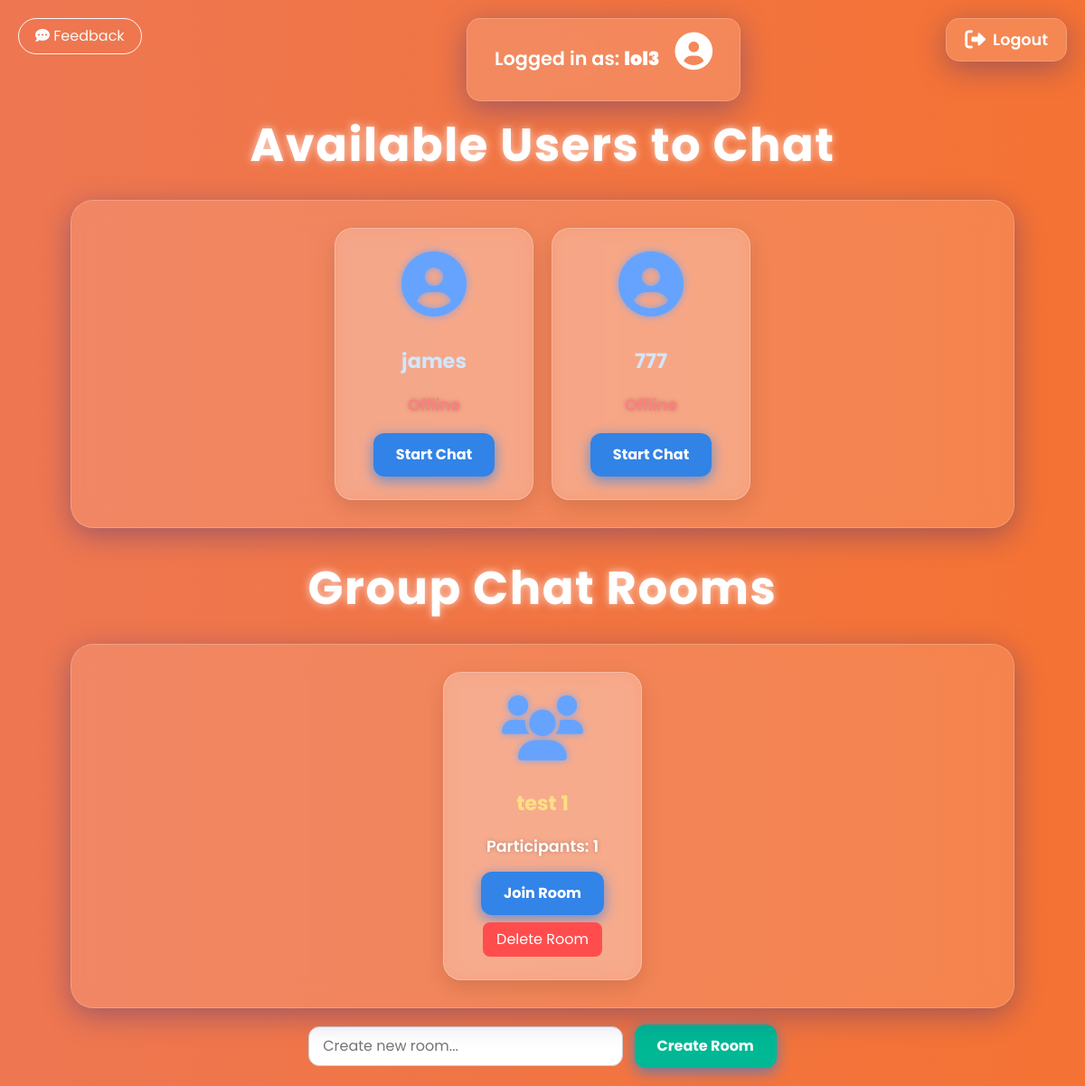
Before: /chat/ (signed in) with the older database file.
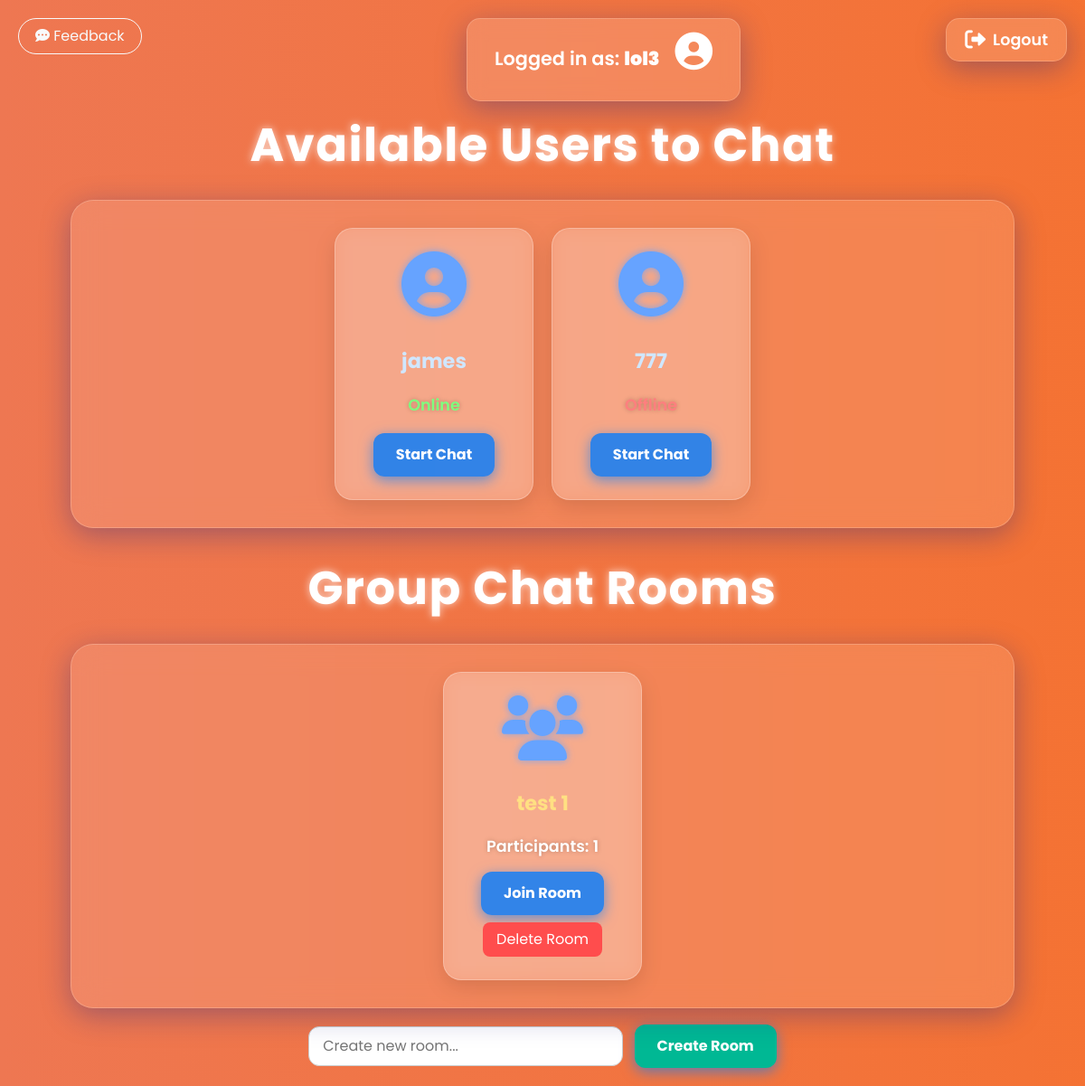
After: the same page with the newer database file.
### c_application/models.py (models this page shows, shortened)
class CustomUser(AbstractUser):
    is_online = models.BooleanField(default=False)

class ChatRoom(models.Model):
    name = models.CharField(max_length=100, unique=True)
    participants = models.ManyToManyField(settings.AUTH_USER_MODEL, related_name='chat_rooms')

### c_application/views.py (the view, shortened to what this page needs)
# urls.py: path('chat/', views.chat_home, name='chat_home'),
def chat_home(request):
    users = User.objects.exclude(id=request.user.id)
    rooms = ChatRoom.objects.all()
    unread_counts = {
        user.id: Message.objects.filter(sender=user, recipient=request.user, read=False).count()
        for user in users
    }
    room_unread_counts = {
        room.id: Message.objects.filter(
            room=room,
            recipient__isnull=True,  # group messages
            read=False
        ).exclude(sender=request.user).count()
        for room in rooms
    }
    return render(request, 'chat/chat_home.html', {
        'users': users,
        'rooms': rooms,
        'unread_counts': unread_counts,
        'room_unread_counts': room_unread_counts,
        'request_user': request.user,
    })

### c_application/templatetags/custom_filters.py (called while the page is built)
@register.filter
def get_item(dictionary, key):
    return dictionary.get(key)

### c_application/templates/chat/chat_home.html (shortened to what this page needs)
<!DOCTYPE html>
<html>
<head>
    <link rel="stylesheet" href="https://cdnjs.cloudflare.com/ajax/libs/font-awesome/6.0.0-beta3/css/all.min.css" />
    <link href="https://cdn.jsdelivr.net/npm/bootstrap@5.3.0/dist/css/bootstrap.min.css" rel="stylesheet">
</head>
<body>
    {% load custom_filters %}
    <button id="feedback-btn" class="btn btn-outline-light" style="position:fixed;top:20px;left:20px;z-index:20;border-radius:50px;padding:7px 18px;font-size:1em;">
        <i class="fas fa-comment-dots"></i> <span>Feedback</span>
    </button>
    <div class="current-user">
    <p>
        Logged in as: <strong>{{ request.user.username }}</strong>
        {% if request.user.profile_image %}
            <img src="{{ request.user.profile_image.url }}" alt="profile image"
                style="width:38px;height:38px;border-radius:50%;object-fit:cover;vertical-align:middle;margin-left:12px;">
        {% else %}
            <i class="fas fa-user-circle" style="font-size:2em;margin-left:12px;"></i>
        {% endif %}
    </p>
</div>
    <div class="logout">
        <a href="{% url 'logout' %}">
            <i class="fas fa-sign-out-alt"></i> Logout
        </a>
    </div>
    <div class="main-content">
        <h2>Available Users to Chat</h2>
        <div class="user-list" style="justify-content: center; align-items: center;">
        {% for user in users %}
            <div class="user-card" style="position:relative;">
                <div style="margin-bottom: 18px;">
                    {% if user.profile_image %}
                        <img src="{{ user.profile_image.url }}" alt="profile image" style="width:70px;height:70px;border-radius:50%;object-fit:cover;">
                    {% else %}
                        <i class="fas fa-user-circle"></i>
                    {% endif %}
                </div>
                <div style="margin-bottom: 10px;">
                    <a href="{% url 'chat' user.id %}">{{ user.username }}</a>
                </div>
                <div class="user-status" style="margin-bottom: 18px;">
                    {% if user.is_online %}
                        <span style="color: #7fff7f;">Online</span>
                    {% else %}
                        <span style="color: #ff7f7f;">Offline</span>
                    {% endif %}
                </div>
                <button onclick="startChat('{{ user.id }}')" class="chat-button">Start Chat</button>
            </div>
        {% endfor %}
        </div>
        <h2 style="margin-top: 36px;">Group Chat Rooms</h2>
        <div class="user-list" style="justify-content: center; align-items: center;">
            {% if rooms %}
                {% for room in rooms %}
                    <div class="user-card" style="background:rgba(255,255,255,0.22);">
                        <i class="fas fa-users"></i>
                        <div style="margin: 16px 0 10px 0;">
                            <a href="{% url 'room_detail' room.id %}" style="color: #ffe082;">{{ room.name }}</a>
                        </div>
                        <div class="user-status" style="margin-bottom: 14px;">
                            Participants: {{ room.participants.count }}
                        </div>
                        <button onclick="window.location.href='{% url 'room_detail' room.id %}'" class="chat-button">
                            Join Room
                        </button>
                        <form method="POST" action="{% url 'delete_room' room.id %}" style="margin-top:8px;">
                            <button type="submit" style="background: #ff4d4d; color: #fff; border-radius: 8px; padding: 7px 15px; border: none; cursor: pointer;">
                                Delete Room
                            </button>
                        </form>
                    </div>
                {% endfor %}
            {% else %}
                <p style="color:white;">No rooms yet. Create one!</p>
            {% endif %}
        </div>
        <form method="POST" style="margin-top: 18px; text-align:center;">
            <input type="text" name="room_name" placeholder="Create new room..." required style="padding:9px 15px; border-radius:12px; border:1px solid #ccc; margin-right:8px;">
            <button type="submit" class="chat-button" style="background:#00b894;">Create Room</button>
        </form>
    </div>
</body>
</html>

### c_application/templates/chat/chat_home.html (style rules this page uses)
:root { --main-bg: linear-gradient(270deg, #6a11cb, #2575fc, #ff6a00, #ee7752); --user-card-bg: rgba(255, 255, 255, 0.18); --user-list-bg: rgba(255, 255, 255, 0.12); --text-color: #fff; --badge-bg: #ff4d4d; --chat-btn-bg: rgba(0, 123, 255, 0.8); }
body { font-family: 'Poppins', 'Segoe UI', Tahoma, Geneva, Verdana, sans-serif; background: var(--main-bg); background-size: 800% 800%; animation: animatedGradient 20s ease infinite; margin: 0; padding: 20px; min-height: 100vh; color: var(--text-color); -webkit-font-smoothing: antialiased; -moz-osx-font-smoothing: grayscale; display: flex; flex-direction: column; align-items: center; }
.main-content { margin-top: 110px; width: 100%; display: flex; flex-direction: column; align-items: center; }
h2 { color: #fff; text-align: center; margin-bottom: 30px; font-size: 3.2em; font-weight: 700; text-shadow: 0 0 10px rgba(255,255,255,0.7); animation: fadeIn 1.5s ease forwards; letter-spacing: 1.5px; }
.current-user { position: fixed; top: 20px; left: 43%; transform: translateX(-50%); background: rgba(255, 255, 255, 0.15); border-radius: 15px; padding: 15px 30px; color: #fff; font-size: 1.3em; font-weight: 600; box-shadow: 0 8px 32px 0 rgba(31, 38, 135, 0.37); backdrop-filter: blur(10px); -webkit-backdrop-filter: blur(10px); border: 1px solid rgba(255, 255, 255, 0.18); animation: fadeIn 2s ease forwards; z-index: 10; white-space: nowrap; }
.logout { position: fixed; top: 20px; right: 20px; z-index: 11; }
.logout a { display: flex; align-items: center; gap: 8px; background: rgba(255, 255, 255, 0.15); border-radius: 15px; padding: 10px 20px; color: #fff; font-size: 1.1em; font-weight: 600; text-decoration: none; box-shadow: 0 8px 32px 0 rgba(31, 38, 135, 0.37); backdrop-filter: blur(10px); -webkit-backdrop-filter: blur(10px); border: 1px solid rgba(255, 255, 255, 0.18); transition: box-shadow 0.3s ease, color 0.3s ease; }
.logout a i { font-size: 1.3em; }
.user-list { display: flex; flex-wrap: wrap; gap: 20px; justify-content: center; background: var(--user-list-bg); border-radius: 25px; padding: 30px 40px; box-shadow: 0 8px 32px 0 rgba(31, 38, 135, 0.37); backdrop-filter: blur(15px); -webkit-backdrop-filter: blur(15px); border: 1px solid rgba(255, 255, 255, 0.2); animation: fadeIn 1.5s ease forwards; max-width: 1200px; width: 90%; margin-top: 0; }
.user-card { background: var(--user-card-bg); border-radius: 20px; box-shadow: 0 8px 25px rgba(0, 0, 0, 0.12); padding: 25px 20px; text-align: center; width: 220px; transition: transform 0.3s ease, box-shadow 0.3s ease; backdrop-filter: blur(10px); -webkit-backdrop-filter: blur(10px); border: 1px solid rgba(255, 255, 255, 0.25); color: var(--text-color); display: flex; flex-direction: column; align-items: center; }
.user-card a { text-decoration: none; color: #d0e7ff; font-size: 1.4em; font-weight: 700; margin: 10px 0; transition: color 0.3s ease; }
.user-card i { font-size: 4.5em; color: #66a3ff; margin-bottom: 15px; text-shadow: 0 0 8px rgba(102, 163, 255, 0.8); }
.chat-button { margin-top: auto; padding: 12px 25px; border: none; background-color: var(--chat-btn-bg); color: white; border-radius: 12px; cursor: pointer; font-weight: 700; font-size: 1em; transition: background-color 0.3s ease, box-shadow 0.3s ease; box-shadow: 0 4px 15px rgba(0, 123, 255, 0.6); user-select: none; }
.user-status { margin-top: 8px; font-size: 1.1em; font-weight: 600; text-shadow: 0 0 5px rgba(0,0,0,0.25); }
.user-list { -ms-overflow-style: none; scrollbar-width: none; }

Changed rows visible on the page:
changed CustomUser "james": is_online "Offline" → "Online"
